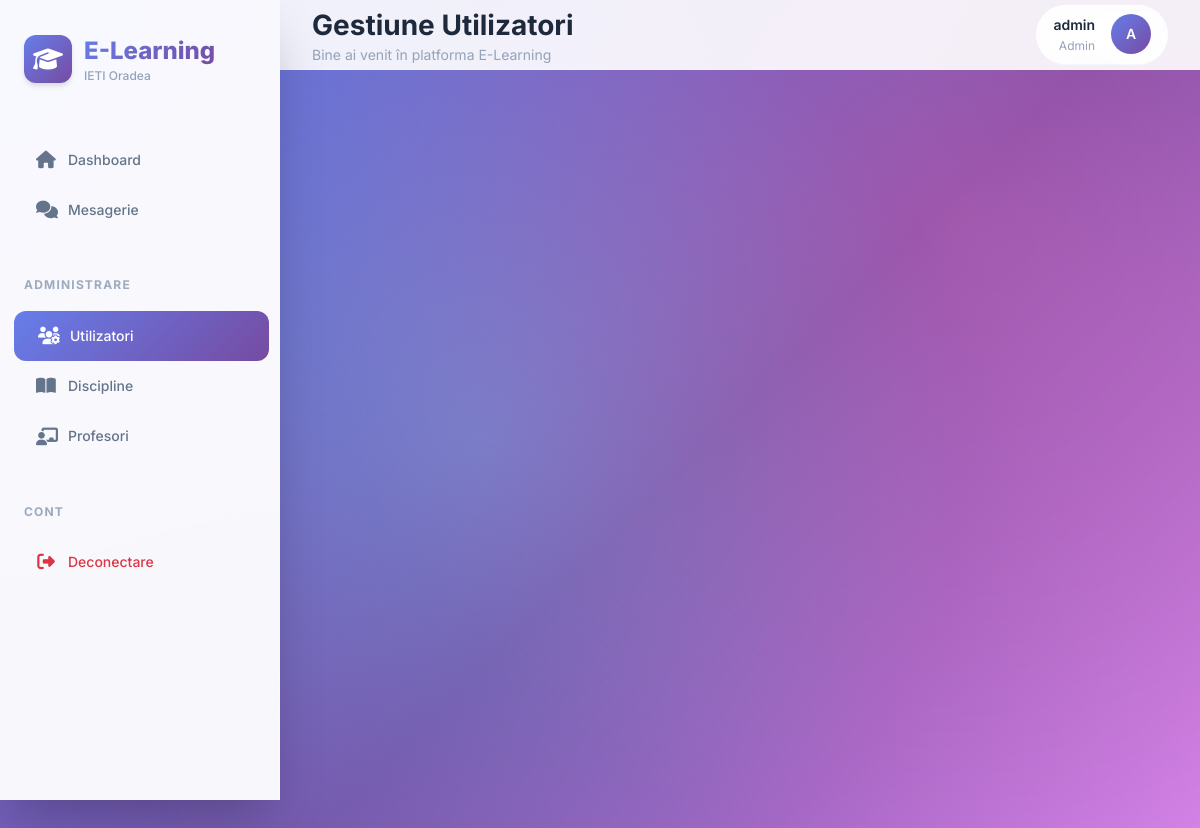
Screenshot of /admin/utilizatori (signed in) with the database file from the repository.
### models.py (models this page shows)
class User(UserMixin, db.Model):
    id = db.Column(db.Integer, primary_key=True)
    username = db.Column(db.String(150), unique=True, nullable=False)
    email = db.Column(db.String(150), unique=True, nullable=False)
    password = db.Column(db.String(150), nullable=False)
    role = db.Column(db.String(20), nullable=False, default='student')
    is_approved = db.Column(db.Boolean, default=False)
    reset_token = db.Column(db.String(100), nullable=True)
    reset_token_expiry = db.Column(db.DateTime, nullable=True)
    student_profile = db.relationship('Student', backref='user_account', uselist=False, cascade="all, delete-orphan")
    profesor_profile = db.relationship('Profesor', backref='user_account', uselist=False, cascade="all, delete-orphan")

### admin_routes.py (the view)
@admin_bp.route('/admin/utilizatori')
@login_required
def gestiune_utilizatori():
    if current_user.role != 'admin':
        flash('Acces interzis!', 'danger')
        return redirect(url_for('index'))
    pending_users = User.query.filter_by(is_approved=False).all()
    active_users = User.query.filter_by(is_approved=True).all()
    return render_template('admin_users.html',
                         pending_users=pending_users,
                         active_users=active_users)

### app.py (called while the page is built)
@login_manager.user_loader
def load_user(user_id):
    return User.query.get(int(user_id))

@app.before_request
def before_request():
    if current_user.is_authenticated and request.endpoint not in ['auth.login', 'auth.register', 'static']:
        pass  # Utilizatorul este autentificat, permite accesul
    elif request.endpoint not in ['auth.login', 'auth.register', 'auth.forgot_password', 'auth.reset_password', 'setup_admin', 'static'] and not current_user.is_authenticated:
        return redirect(url_for('auth.login'))

@app.after_request
def after_request(response):
    if current_user.is_authenticated and request.endpoint not in ['static']:
        response.headers['Cache-Control'] = 'no-cache, no-store, must-revalidate'
        response.headers['Pragma'] = 'no-cache'
        response.headers['Expires'] = '0'
    return response

### templates/admin_users.html (shortened to what this page needs)
{% extends "base.html" %}
{% block page_title %}Gestiune Utilizatori{% endblock %}

### templates/base.html (shortened to what this page needs)
<!doctype html>
<html lang="ro">
<head>
    <link href="https://cdn.jsdelivr.net/npm/bootstrap@5.3.2/dist/css/bootstrap.min.css" rel="stylesheet">
    <link rel="stylesheet" href="https://cdnjs.cloudflare.com/ajax/libs/font-awesome/6.5.0/css/all.min.css">
    <link rel="stylesheet" href="https://cdn.jsdelivr.net/npm/animate.css@4.1.1/animate.min.css">
</head>
<body>
{% if current_user.is_authenticated %}
<nav class="sidebar">
    <div class="brand">
        <div class="brand-content">
            <div class="brand-icon">
                <i class="fas fa-graduation-cap"></i>
            </div>
            <div>
                <div class="brand-text">E-Learning</div>
                <div class="brand-subtitle">IETI Oradea</div>
            </div>
        </div>
    </div>
    <div class="nav-section">
        <a href="{{ url_for('index') }}" class="nav-link {{ 'active' if request.endpoint == 'index' else '' }}">
            <i class="fas fa-home"></i> Dashboard
        </a>
        <a href="{{ url_for('chat.chat_home') }}" class="nav-link {{ 'active' if 'chat' in request.endpoint else '' }}">
            <i class="fas fa-comments"></i> Mesagerie
        </a>
    </div>
    {% if current_user.role == 'admin' %}
    <div class="nav-section">
        <div class="nav-title">Administrare</div>
        <a href="{{ url_for('admin.gestiune_utilizatori') }}" class="nav-link {{ 'active' if 'utilizatori' in request.endpoint else '' }}">
            <i class="fas fa-users-cog"></i> Utilizatori
        </a>
        <a href="{{ url_for('academic.lista_discipline') }}" class="nav-link {{ 'active' if 'discipline' in request.endpoint else '' }}">
            <i class="fas fa-book-open"></i> Discipline
        </a>
        <a href="{{ url_for('academic.lista_profesori') }}" class="nav-link {{ 'active' if 'profesori' in request.endpoint else '' }}">
            <i class="fas fa-chalkboard-teacher"></i> Profesori
        </a>
    </div>
    {% endif %}
    <div class="nav-section mt-auto">
        <div class="nav-title">Cont</div>
        <a href="{{ url_for('auth.logout') }}" class="nav-link text-danger">
            <i class="fas fa-sign-out-alt"></i> Deconectare
        </a>
    </div>
</nav>
{% endif %}
<main class="{{ 'main-content' if current_user.is_authenticated else '' }}">
    {% if current_user.is_authenticated and request.endpoint not in ['auth.login', 'auth.register'] %}
    <div class="header">
        <div>
            <div class="header-title">
                {% block page_title %}Dashboard{% endblock %}
            </div>
            <div class="header-subtitle">
                {% block page_subtitle %}Bine ai venit în platforma E-Learning{% endblock %}
            </div>
        </div>
        <div class="user-profile">
            <div class="user-info">
                <div class="user-name">{{ current_user.username }}</div>
                <div class="user-role">{{ current_user.role|capitalize }}</div>
            </div>
            <div class="user-avatar">
                {{ current_user.username[0]|upper }}
            </div>
        </div>
    </div>
    {% endif %}
    <div class="content">
    </div>
</main>
</body>
</html>

### rows the page displays
User: username "admin", role "Admin", username "A"
